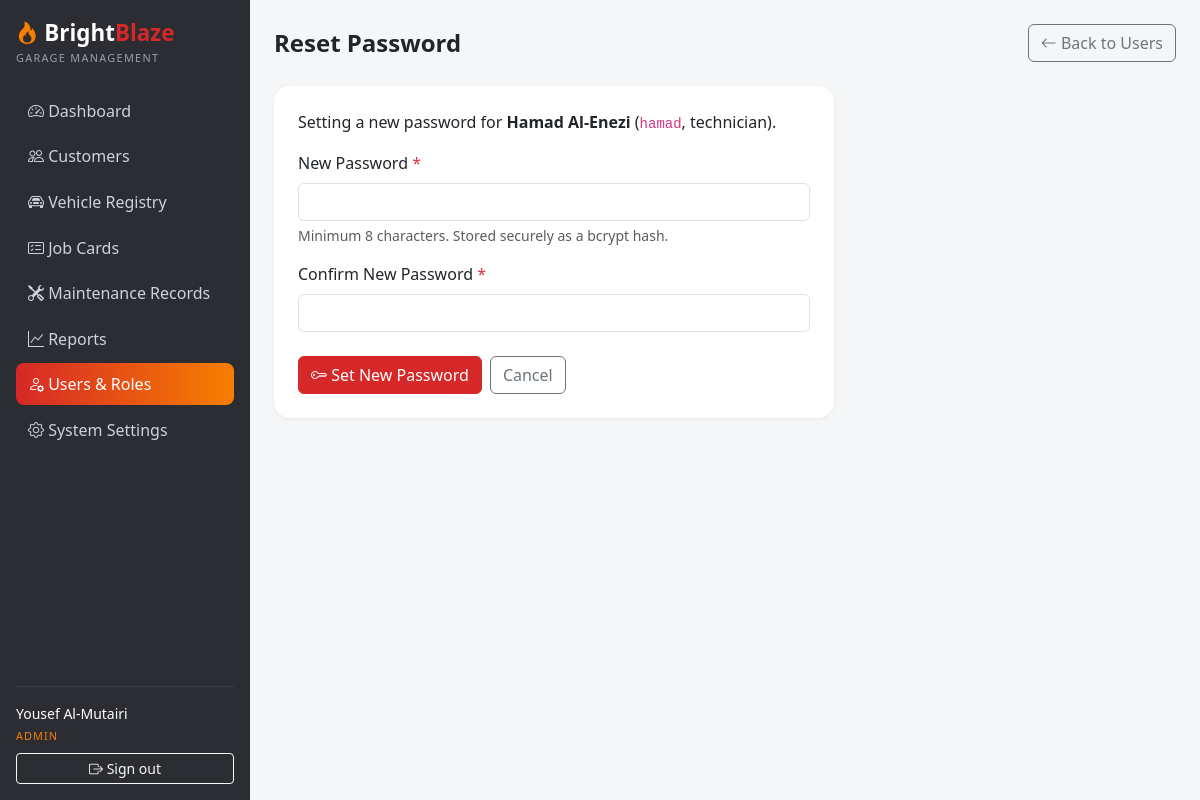
/users/password.php?id=2 (signed in), run on the app's committed database.
### tables this page shows
CREATE TABLE `users` (
  `id` INT UNSIGNED NOT NULL AUTO_INCREMENT,
  `username` VARCHAR(80) NOT NULL,
  `full_name` VARCHAR(120) NOT NULL,
  `email` VARCHAR(120) DEFAULT NULL,
  `phone` VARCHAR(20) DEFAULT NULL,
  `password_hash` VARCHAR(255) NOT NULL,
  `role_id` INT UNSIGNED NOT NULL,
  `is_active` TINYINT(1) NOT NULL DEFAULT 1,
  `created_at` TIMESTAMP NOT NULL DEFAULT CURRENT_TIMESTAMP,
  `updated_at` TIMESTAMP NOT NULL DEFAULT CURRENT_TIMESTAMP ON UPDATE CURRENT_TIMESTAMP,
  PRIMARY KEY (`id`),
  UNIQUE KEY `uq_users_username` (`username`),
  KEY `idx_users_role` (`role_id`),
  CONSTRAINT `fk_users_role` FOREIGN KEY (`role_id`) REFERENCES `roles` (`id`)
);

CREATE TABLE `roles` (
  `id` INT UNSIGNED NOT NULL AUTO_INCREMENT,
  `name` VARCHAR(50) NOT NULL,
  `created_at` TIMESTAMP NOT NULL DEFAULT CURRENT_TIMESTAMP,
  PRIMARY KEY (`id`),
  UNIQUE KEY `uq_roles_name` (`name`)
);

### config/config.php (called while the page is built, shortened)
<?php
require_once __DIR__ . '/database.php';
function base_url(string $path = ''): string
{
    return BASE_URL . ltrim($path, '/');
}

### config/database.php (called while the page is built, shortened)
<?php
function db(): PDO
{
    static $pdo = null;
    if ($pdo === null) {
        $dsn = 'mysql:host=' . DB_HOST . ';dbname=' . DB_NAME . ';charset=utf8mb4';
        try {
            $pdo = new PDO($dsn, DB_USER, DB_PASS, [
                PDO::ATTR_ERRMODE            => PDO::ERRMODE_EXCEPTION,
                PDO::ATTR_DEFAULT_FETCH_MODE => PDO::FETCH_ASSOC,
                PDO::ATTR_EMULATE_PREPARES   => false,
            ]);
        } catch (PDOException $e) {
            http_response_code(500);
            die('Database connection failed. Check config/database.php and make sure MySQL is running and the brightblaze_garage database is imported.');
        }
    }
    return $pdo;
}

### includes/user_helpers.php (called while the page is built, shortened)
<?php
function get_user_row(int $id): ?array
{
    $stmt = db()->prepare(
        'SELECT u.*, r.name AS role_name FROM users u JOIN roles r ON r.id = u.role_id WHERE u.id = ?'
    );
    $stmt->execute([$id]);
    $user = $stmt->fetch();
    return $user ?: null;
}

### includes/functions.php (called while the page is built, shortened)
<?php
function e(?string $value): string
{
    return htmlspecialchars((string) $value, ENT_QUOTES, 'UTF-8');
}

### users/password.php (the view, shortened to what this page needs)
<?php
require_once __DIR__ . '/../config/config.php';
require_once __DIR__ . '/../includes/user_helpers.php';
$id = (int) ($_GET['id'] ?? 0);
$user = get_user_row($id);
include __DIR__ . '/../includes/header.php';
?>
<div class="d-flex justify-content-between align-items-center mb-4">
  <h4 class="fw-bold mb-0">Reset Password</h4>
  <a class="btn btn-outline-secondary" href="<?= base_url('users/index.php') ?>"><i class="bi bi-arrow-left"></i> Back to Users</a>
</div>
<div class="card" style="max-width: 560px;">
  <div class="card-body p-4">
    <p class="mb-3">
      Setting a new password for <strong><?= e($user['full_name']) ?></strong>
      (<code><?= e($user['username']) ?></code>, <?= e($user['role_name']) ?>).
    </p>
    <form method="post" action="<?= base_url('users/password.php?id=' . $id) ?>" autocomplete="off">
      <div class="mb-3">
        <label class="form-label" for="password">New Password <span class="text-danger">*</span></label>
        <input class="form-control" type="password" id="password" name="password" minlength="8" required autocomplete="new-password">
        <div class="form-text">Minimum 8 characters. Stored securely as a bcrypt hash.</div>
      </div>
      <div class="mb-4">
        <label class="form-label" for="password_confirm">Confirm New Password <span class="text-danger">*</span></label>
        <input class="form-control" type="password" id="password_confirm" name="password_confirm" minlength="8" required autocomplete="new-password">
      </div>
      <div class="d-flex gap-2">
        <button class="btn btn-bb" type="submit"><i class="bi bi-key"></i> Set New Password</button>
        <a class="btn btn-outline-secondary" href="<?= base_url('users/index.php') ?>">Cancel</a>
      </div>
    </form>
  </div>
</div>
<?php include __DIR__ . '/../includes/footer.php'; ?>

### assets/css/style.css (style rules this page uses)
:root { --bb-red: #d62828; --bb-orange: #f77f00; --bb-dark: #2b2d33; --bb-darker: #212226; }
body { background: #f5f6f8; }
.card { border: 0; border-radius: 1rem; box-shadow: 0 1px 4px rgba(0, 0, 0, 0.06); }
.btn-bb { background: var(--bb-red); border-color: var(--bb-red); color: #fff; }

### data on the page
users: full_name "Hamad Al-Enezi", username "hamad", role.name "technician"

### other printed values
$label "Dashboard Customers Vehicle Registry Job Cards Maintenance Records Reports Users & Roles System Settings"
current_user_name() "Yousef Al-Mutairi"
current_role() "ADMIN"
